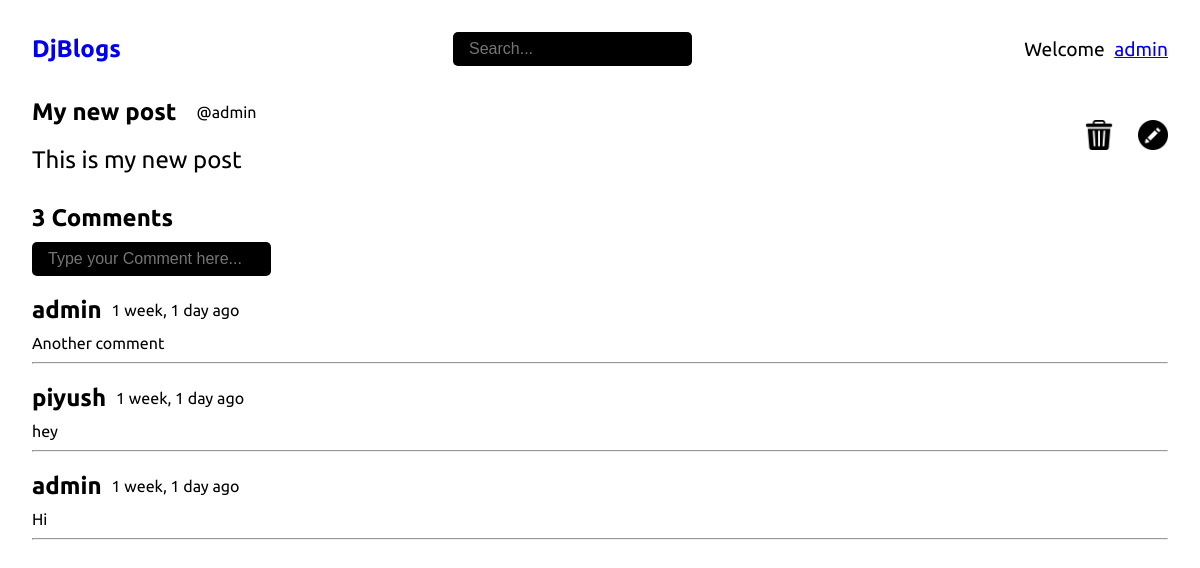
The app's page /post/4/ (signed in) with its own data.
### base/models.py (models this page shows, shortened)
class Post(models.Model):
    title = models.CharField(max_length=100)
    body = models.TextField()
    author = models.ForeignKey(User, on_delete=models.CASCADE)
    created = models.DateTimeField(auto_now_add=True)
    updated = models.DateTimeField(auto_now=True)
    class Meta:
        ordering = ["-created"]

class Comment(models.Model):
    author = models.ForeignKey(User, on_delete=models.CASCADE)
    post = models.ForeignKey("Post", on_delete=models.CASCADE)
    comment = models.CharField(max_length=100)
    created = models.DateTimeField(auto_now_add=True)
    class Meta:
        ordering = ["-created"]

### base/views.py (the view, shortened to what this page needs)
# urls.py: path("post/<str:pk>/", views.getPost, name="post_detail") ,
def getPost(request, pk):
    post = Post.objects.get(id=pk)
    return render(request, "post_detail.html", { "post":post })

### templates/post_detail.html (shortened to what this page needs)
{% extends 'base.html' %}
{% load static %}
{% block content %}
    <div class="container">
        <div class="post-container">
            <div class="post-left">
                <div class="post-header">
                    <h1>{{post.title}}</h1>
                    <small>@{{post.author}}</small>
                </div>
                <p>{{post.body}}</p>
            </div>
            {% if request.user == post.author %}
                <div class="post-right">
                    <a href="{% url 'post_delete' post.id %}"><img src="{% static '/images/bin.png' %}" alt="Delete"></a>
                    <a href="{% url 'post_update' post.id %}"><img src="{% static '/images/pencil.png' %}" alt="Update"></a>
                </div>
            {% endif %}
        </div>
        <div class="comments-container">
            <h1>{{post.comment_set.all.count}} Comments</h1>
            {% if request.user.is_authenticated %}
            <form method="POST" action="">
                <input type="text" name="comment" placeholder="Type your Comment here...">
            </form>
            {% endif %}
            <div class="comments-wrapper">
                {% for comment in post.comment_set.all %}
                <div class="comment">
                    <div class="comment-header">
                        <h1>{{comment.author}}</h1>
                        <p>{{comment.created|timesince}} ago</p>
                    </div>
                    <p>{{comment.comment}}</p>
                </div>
                <hr />
                {% endfor %}
            </div>
        </div>
    </div>
{% endblock content %}

### templates/base.html (shortened to what this page needs)
{% load static %}
<!DOCTYPE html>
<html lang="en">
<head>
    <link rel="stylesheet" href="{% static 'css/styles.css' %}">
</head>
<body>
    {% include 'navbar.html' %}
    {% block content %}
    {% endblock content %}
</body>
</html>

### templates/navbar.html (shortened to what this page needs)
<nav>
    <div class="logo">
        <h1><a href="/">DjBlogs</a></h1>
    </div>
    <form action="" method="GET" class="search">
        <input type="text" name="search" placeholder="Search...">
    </form>
    <ul class="navigation">
        {% if request.user.is_authenticated %}
            <li class="nav-item font-1x">Welcome <a href="/" class="text-underline user-btn">{{request.user.username}}</a></li>
        {% else %}
            <li class="nav-item"><a href="{% url 'login' %}" class="font-1x">Login</a></li>
            <li class="nav-item ml-2"><a href="{% url 'register' %}" class="font-1x">Signup</a></li>
        {% endif %}
    </ul>
</nav>

### static/css/styles.css (style rules this page uses)
* { margin: 0; padding: 0; box-sizing: border-box; }
html { overflow: hidden; }
body { font-family: 'Ubuntu', sans-serif; overflow: hidden; }
a { text-decoration: none; }
li { list-style-type: none; }
.font-1x { font-size: 1.2rem; }
.text-underline { text-decoration: underline; }
.container { padding: 0 2rem; padding-bottom: 10px; }
nav { display: flex; justify-content: space-between; align-items: center; position: relative; padding: 2rem; }
.search input { padding: 0.5rem 1rem; border: none; outline: none; background-color: black; color: white; border-radius: 5px; font-size: 1rem; }
nav .navigation { display: flex; align-items: center; }
.user-btn { margin-left: 5px; }
.post-container .post-header { display: flex; align-items: center; }
.post-container .post-header h1 { font-size: 1.5rem; }
.post-container .post-header small { margin-left: 20px; font-size: 1rem; }
.post-container p { font-size: 1.5rem; margin-top: 20px; }
.post-container { display: flex; justify-content: space-between; align-items: center; }
.post-right img { height: 30px; cursor: pointer; }
.post-right img:last-child { margin-left: 20px; }
.comments-container { margin-top: 30px; }
.comments-container h1 { font-size: 1.5rem; margin-bottom: 10px; }
.comments-container input { padding: 0.5rem 1rem; border: none; outline: none; background-color: black; color: white; border-radius: 5px; font-size: 1rem; }
.comment { margin-top: 20px; }
.comment-header { display: flex; align-items: center; }
.comment-header p { margin-left: 10px; }
.comments-wrapper p { margin-bottom: 10px; }

### records on screen
Post: title "My new post", author "admin", body "This is my new post", comment_set.all.count "3"
Comment: author "admin", created "1 week, 1 day", comment "Another comment"
Comment: author "piyush", created "1 week, 1 day", comment "hey"
Comment: author "admin", created "1 week, 1 day", comment "Hi"

### other values on screen
{{ request.user.username }} "admin"
